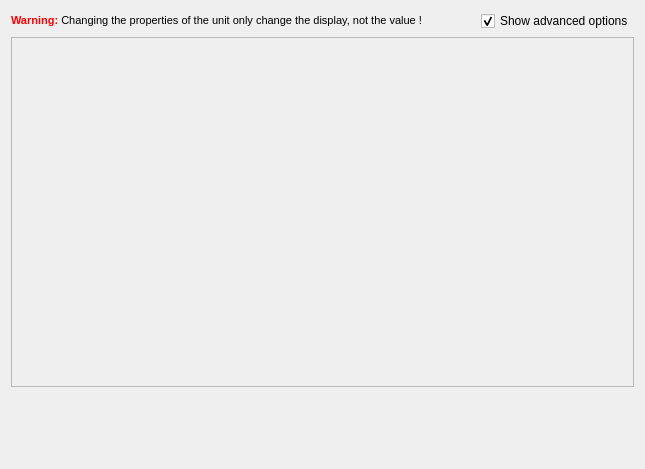
<?xml version="1.0" encoding="UTF-8"?>
<ui version="4.0">
 <class>qCjyxUnitsSettingsPanel</class>
 <widget class="ctkSettingsPanel" name="qCjyxUnitsSettingsPanel">
  <property name="geometry">
   <rect>
    <x>0</x>
    <y>0</y>
    <width>645</width>
    <height>469</height>
   </rect>
  </property>
  <property name="windowTitle">
   <string>Units Settings</string>
  </property>
  <layout class="QGridLayout" name="GridLayout">
   <item row="0" column="0">
    <widget class="QLabel" name="WarningLabel">
     <property name="sizePolicy">
      <sizepolicy hsizetype="Preferred" vsizetype="Preferred">
       <horstretch>0</horstretch>
       <verstretch>0</verstretch>
      </sizepolicy>
     </property>
     <property name="text">
      <string>&lt;!DOCTYPE HTML PUBLIC &quot;-//W3C//DTD HTML 4.0//EN&quot; &quot;http://www.w3.org/TR/REC-html40/strict.dtd&quot;&gt;
&lt;html&gt;&lt;head&gt;&lt;meta name=&quot;qrichtext&quot; content=&quot;1&quot; /&gt;&lt;style type=&quot;text/css&quot;&gt;
p, li { white-space: pre-wrap; }
&lt;/style&gt;&lt;/head&gt;&lt;body style=&quot; font-family:'MS Shell Dlg 2'; font-size:8.25pt; font-weight:400; font-style:normal;&quot;&gt;
&lt;p style=&quot; margin-top:0px; margin-bottom:0px; margin-left:0px; margin-right:0px; -qt-block-indent:0; text-indent:0px;&quot;&gt;&lt;span style=&quot; font-weight:600; color:#ff0000;&quot;&gt;Warning:&lt;/span&gt; Changing the properties of the unit only change the display, not the value !&lt;/p&gt;&lt;/body&gt;&lt;/html&gt;</string>
     </property>
    </widget>
   </item>
   <item row="0" column="1">
    <widget class="QCheckBox" name="ShowAllCheckBox">
     <property name="sizePolicy">
      <sizepolicy hsizetype="Fixed" vsizetype="Fixed">
       <horstretch>0</horstretch>
       <verstretch>0</verstretch>
      </sizepolicy>
     </property>
     <property name="toolTip">
      <string>Show all the units' properties.
This should only used by advanced users who understand the consequences of changing a unit's property.</string>
     </property>
     <property name="text">
      <string>Show advanced options</string>
     </property>
     <property name="checked">
      <bool>true</bool>
     </property>
    </widget>
   </item>
   <item row="1" column="0" colspan="2">
    <widget class="QScrollArea" name="scrollArea">
     <property name="sizePolicy">
      <sizepolicy hsizetype="Expanding" vsizetype="Fixed">
       <horstretch>0</horstretch>
       <verstretch>0</verstretch>
      </sizepolicy>
     </property>
     <property name="minimumSize">
      <size>
       <width>0</width>
       <height>350</height>
      </size>
     </property>
     <property name="horizontalScrollBarPolicy">
      <enum>Qt::ScrollBarAlwaysOff</enum>
     </property>
     <property name="widgetResizable">
      <bool>true</bool>
     </property>
     <widget class="QWidget" name="scrollAreaWidgetContents">
      <property name="geometry">
       <rect>
        <x>0</x>
        <y>0</y>
        <width>629</width>
        <height>346</height>
       </rect>
      </property>
      <layout class="QVBoxLayout" name="verticalLayout">
       <item>
        <layout class="QVBoxLayout" name="QuantitiesLayout"/>
       </item>
      </layout>
     </widget>
    </widget>
   </item>
   <item row="2" column="0" colspan="2">
    <spacer name="verticalSpacer">
     <property name="orientation">
      <enum>Qt::Vertical</enum>
     </property>
     <property name="sizeType">
      <enum>QSizePolicy::Expanding</enum>
     </property>
     <property name="sizeHint" stdset="0">
      <size>
       <width>20</width>
       <height>40</height>
      </size>
     </property>
    </spacer>
   </item>
  </layout>
 </widget>
 <customwidgets>
  <customwidget>
   <class>ctkSettingsPanel</class>
   <extends>QWidget</extends>
   <header>ctkSettingsPanel.h</header>
   <container>1</container>
  </customwidget>
 </customwidgets>
 <resources/>
 <connections>
  <connection>
   <sender>ShowAllCheckBox</sender>
   <signal>toggled(bool)</signal>
   <receiver>WarningLabel</receiver>
   <slot>setVisible(bool)</slot>
   <hints>
    <hint type="sourcelabel">
     <x>139</x>
     <y>16</y>
    </hint>
    <hint type="destinationlabel">
     <x>49</x>
     <y>19</y>
    </hint>
   </hints>
  </connection>
 </connections>
</ui>
